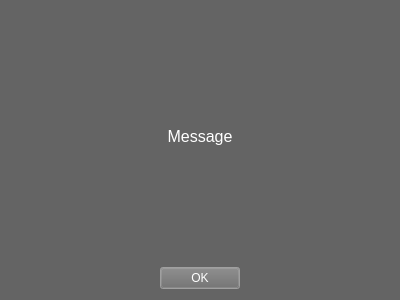
<?xml version="1.0" encoding="UTF-8"?>
<ui version="4.0">
 <class>MessageDialog</class>
 <widget class="QDialog" name="MessageDialog">
  <property name="geometry">
   <rect>
    <x>0</x>
    <y>0</y>
    <width>400</width>
    <height>300</height>
   </rect>
  </property>
  <property name="windowTitle">
   <string>Dialog</string>
  </property>
  <property name="styleSheet">
   <string notr="true">background-color: rgb(100, 100, 100);</string>
  </property>
  <layout class="QVBoxLayout" name="verticalLayout">
   <item>
    <spacer name="verticalSpacer">
     <property name="orientation">
      <enum>Qt::Vertical</enum>
     </property>
     <property name="sizeHint" stdset="0">
      <size>
       <width>20</width>
       <height>40</height>
      </size>
     </property>
    </spacer>
   </item>
   <item>
    <widget class="QLabel" name="label">
     <property name="font">
      <font>
       <pointsize>12</pointsize>
      </font>
     </property>
     <property name="styleSheet">
      <string notr="true">color: rgb(255, 255, 255);</string>
     </property>
     <property name="text">
      <string>Message</string>
     </property>
     <property name="alignment">
      <set>Qt::AlignCenter</set>
     </property>
    </widget>
   </item>
   <item>
    <spacer name="verticalSpacer_2">
     <property name="orientation">
      <enum>Qt::Vertical</enum>
     </property>
     <property name="sizeHint" stdset="0">
      <size>
       <width>20</width>
       <height>40</height>
      </size>
     </property>
    </spacer>
   </item>
   <item>
    <layout class="QHBoxLayout" name="horizontalLayout">
     <item>
      <spacer name="horizontalSpacer_2">
       <property name="orientation">
        <enum>Qt::Horizontal</enum>
       </property>
       <property name="sizeHint" stdset="0">
        <size>
         <width>40</width>
         <height>20</height>
        </size>
       </property>
      </spacer>
     </item>
     <item>
      <widget class="QPushButton" name="buttonAccept">
       <property name="styleSheet">
        <string notr="true">color: rgb(255, 255, 255);
selection-background-color: rgb(255, 255, 255);
selection-color: rgb(255, 255, 255);</string>
       </property>
       <property name="text">
        <string>OK</string>
       </property>
      </widget>
     </item>
     <item>
      <spacer name="horizontalSpacer">
       <property name="orientation">
        <enum>Qt::Horizontal</enum>
       </property>
       <property name="sizeHint" stdset="0">
        <size>
         <width>40</width>
         <height>20</height>
        </size>
       </property>
      </spacer>
     </item>
    </layout>
   </item>
  </layout>
 </widget>
 <resources/>
 <connections/>
</ui>
